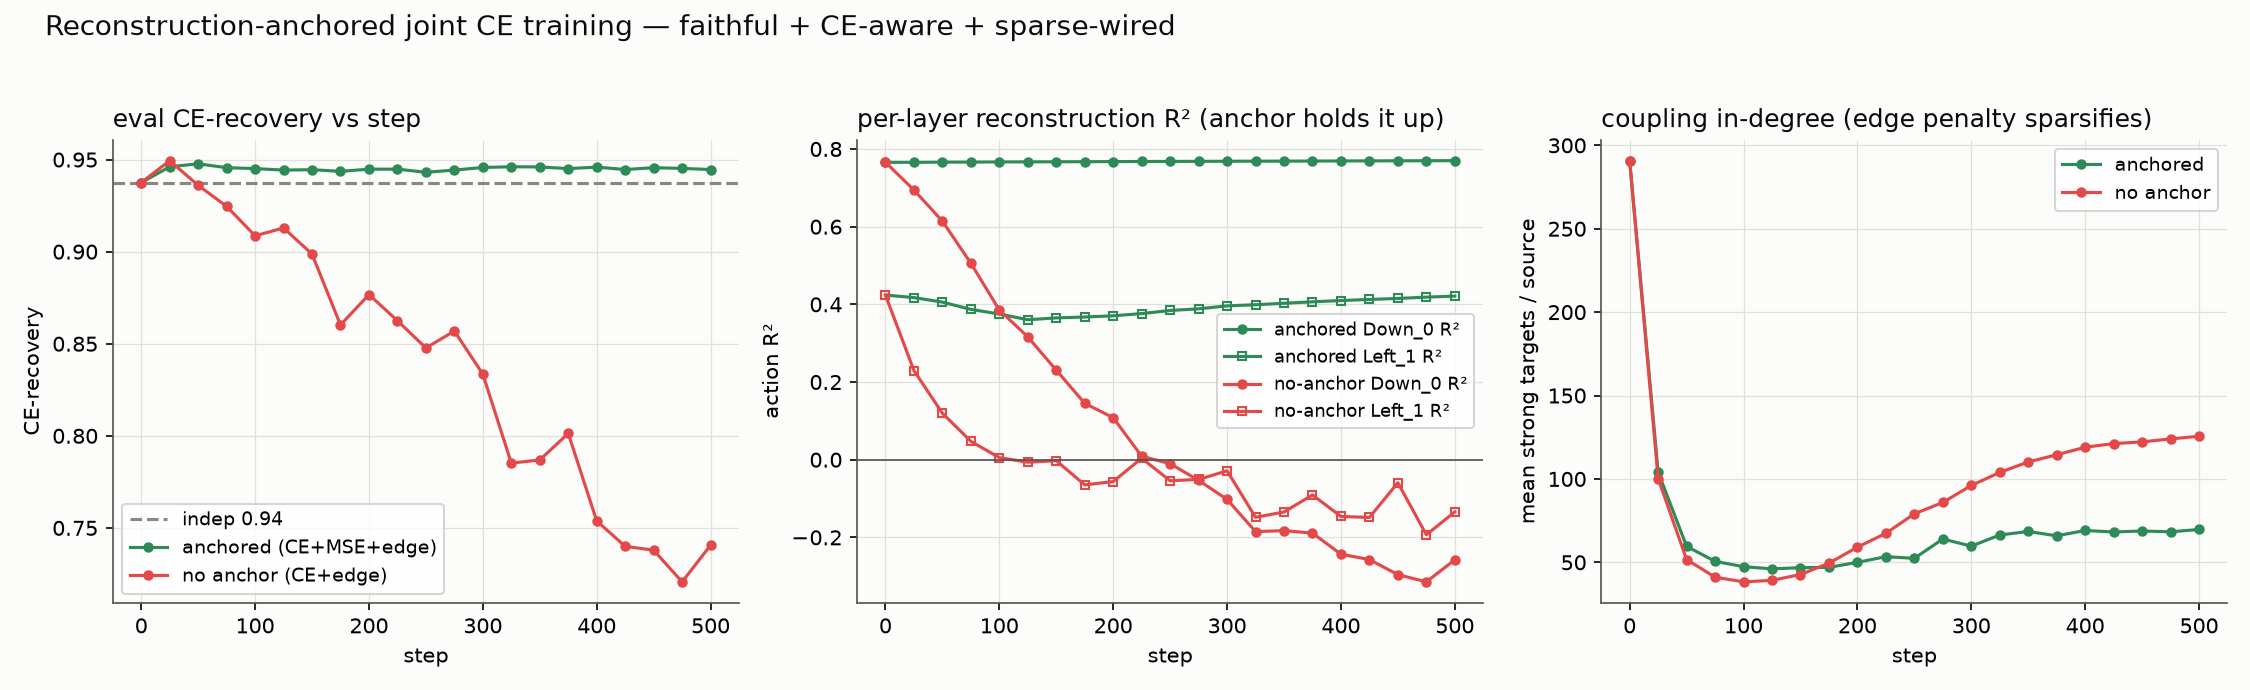

Generate this figure with Python:
"""REAL JOINT CE v2 -- RECONSTRUCTION-ANCHORED (fixes 758's collapse). 758 showed
pure-CE training of the substituted SAEs walks away from weight-faithfulness
(reconstruction R2 -> negative, eval CE-recovery 0.92 -> 0.59). Fix: keep the MSE
action-reconstruction term as an ANCHOR:
    loss = CE + lam_rec*(MSE(Down_0) + MSE(Left_1)) + lam_e*||norm(E_L1)@norm(D_D0)||_1
The anchor holds R2 up (faithful), CE nudges toward loss-relevance, the edge penalty
sparsifies the wiring. Warm-start from the independent MSE fit; log curves.

Conditions (all warm-started from indep):
  anchored     -- CE + MSE anchor + edge   (THE FIX)
  no_anchor    -- CE + edge, lam_rec=0      (reproduces 758 collapse; control)
Report eval CE-recovery, per-layer R2, in-degree over steps + figure.

REGISTERED PREDICTIONS:
  (0) SANITY: indep warm-start CE-rec ~0.9;
  (a) ANCHOR HOLDS FAITHFULNESS + SPARSIFIES: anchored keeps R2_Down0 > 0.6 and
      eval CE-recovery within 0.08 of indep THROUGHOUT, while in-degree drops
      >= 40% from the edge penalty -- a faithful, CE-aware, SPARSE-wired joint;
  (b) CONTROL: no_anchor reproduces 758 (R2 -> < 0, CE-rec falls well below indep);
  NULL: n/a (control IS the null)."""
import json, time, sys, torch
import torch.nn.functional as F
import numpy as np
import matplotlib; matplotlib.use('Agg'); import matplotlib.pyplot as plt
sys.path.insert(0, '/workspace/rspd'); sys.path.insert(0, '/workspace/tensor_language')
import census_lib as cl
from bilin18_joint_removal import m, DEV
from palette import INK, SECONDARY, MUTED, GRID, SURFACE

D = 1152; HID = 4608
PT = '/workspace/tensor_language/basis_aligned/bilinear_quotient/'
OUT = PT + 'real_joint_ce_v2_results.json'; FIG = PT + 'real_joint_ce_v2.png'
NFIT = 48; NEVAL = 24; P = 512; K = 32; STEPS = 500; EVAL_EVERY = 25; LAM_E = 0.03; LAM_REC = 1.0
SUB = {'d0': None, 'l1': None}
BLUE, RED, GREEN, ORANGE = '#3987e5', '#e34948', '#2e8b57', '#e08a1e'


def topk(pre, k):
    val, idx = pre.topk(k, dim=1); z = torch.zeros_like(pre); z.scatter_(1, idx, F.relu(val)); return z


def hook_d0(mo, i_, o_):
    return o_ if SUB['d0'] is None else SUB['d0'](i_[0].reshape(-1, HID)).reshape(o_.shape).to(o_.dtype)


def hook_l1(mo, i_, o_):
    return o_ if SUB['l1'] is None else SUB['l1'](i_[0].reshape(-1, D)).reshape(o_.shape).to(o_.dtype)


def forward_logits(idx):
    x = F.rms_norm(m.transformer.wte(idx), (D,)); x0 = x; v1 = None
    for blk in m.transformer.h: x, v1 = blk(x, v1, x0)
    return 30.0*torch.tanh(m.lm_head(F.rms_norm(x, (D,)))/30.0)


def ce_on(rows, n):
    s = 0.0; nn = 0
    for i in range(0, n, 4):
        bb = rows[i:i+4, :257].to(DEV); idx = bb[:, :-1].contiguous(); tgt = bb[:, 1:].contiguous()
        lp = F.log_softmax(forward_logits(idx).float(), -1)
        s += float(F.nll_loss(lp.reshape(-1, lp.shape[-1]), tgt.reshape(-1)))*idx.shape[0]; nn += idx.shape[0]
    return s/nn


@torch.no_grad()
def capture(rows, n, module, dim):
    cap = []
    h = module.register_forward_hook(lambda mo, i_, o_: cap.append(i_[0].detach().float().reshape(-1, dim)))
    for i in range(0, n, 4): forward_logits(rows[i:i+4, :257].to(DEV)[:, :-1].contiguous())
    h.remove(); return torch.cat(cap, 0)


def sub_fn(Dm, Em, b): return lambda g: topk(g @ Em.T, K) @ Dm.T + b
def r2(recon, Y): return float(1 - ((Y-recon)**2).sum()/((Y-Y.mean(0))**2).sum())


def in_degree(EL, D0, thr=0.2):
    C = F.normalize(EL, dim=1) @ F.normalize(D0, dim=0)
    return float((C.abs() > thr*C.abs().max(0).values.clamp_min(1e-9)).float().sum(0).mean())


def train_indep(Xin, Ytrue, din, dout, seed):
    torch.manual_seed(seed)
    Dm = (torch.randn(dout, P, device=DEV)/np.sqrt(dout)).requires_grad_(True)
    Em = (torch.randn(P, din, device=DEV)/np.sqrt(din)).requires_grad_(True)
    b = Ytrue.mean(0).clone().requires_grad_(True); opt = torch.optim.Adam([Dm, Em, b], lr=3e-3)
    for s in range(600):
        z = topk(Xin @ Em.T, K); loss = F.mse_loss(z @ Dm.T + b, Ytrue)
        opt.zero_grad(); loss.backward(); opt.step()
    return Dm.detach(), Em.detach(), b.detach()


def run(fit, nfit, g0, r1, Y0, YL, lam_rec, lam_e, init0, initL, ce_abl, ben, ev):
    D0 = init0[0].clone().requires_grad_(True); E0 = init0[1].clone().requires_grad_(True); b0 = init0[2].clone().requires_grad_(True)
    DL = initL[0].clone().requires_grad_(True); EL = initL[1].clone().requires_grad_(True); bL = initL[2].clone().requires_grad_(True)
    opt = torch.optim.Adam([D0, E0, b0, DL, EL, bL], lr=1e-3)
    cur = {'step': [], 'ce_rec': [], 'r2_d0': [], 'r2_l1': [], 'in_deg': []}
    for s in range(STEPS + 1):
        if s % EVAL_EVERY == 0:
            SUB['d0'] = sub_fn(D0.detach(), E0.detach(), b0.detach()); SUB['l1'] = sub_fn(DL.detach(), EL.detach(), bL.detach())
            with torch.no_grad():
                ce = ce_on(ev, NEVAL)
                rec0 = topk(g0 @ E0.T, K) @ D0.T + b0; recL = topk(r1 @ EL.T, K) @ DL.T + bL
            SUB['d0'] = SUB['l1'] = None
            cur['step'].append(s); cur['ce_rec'].append(round(float((ce_abl-ce)/max(ben,1e-6)), 4))
            cur['r2_d0'].append(round(r2(rec0, Y0), 4)); cur['r2_l1'].append(round(r2(recL, YL), 4))
            cur['in_deg'].append(round(in_degree(EL.detach(), D0.detach()), 1))
        if s == STEPS: break
        SUB['d0'] = sub_fn(D0, E0, b0); SUB['l1'] = sub_fn(DL, EL, bL)
        bb = fit[(s % (nfit//4))*4:(s % (nfit//4))*4+4, :257].to(DEV)
        idx = bb[:, :-1].contiguous(); tgt = bb[:, 1:].contiguous()
        lp = F.log_softmax(forward_logits(idx).float(), -1)
        ce = F.nll_loss(lp.reshape(-1, lp.shape[-1]), tgt.reshape(-1))
        mse = F.mse_loss(topk(g0 @ E0.T, K) @ D0.T + b0, Y0) + F.mse_loss(topk(r1 @ EL.T, K) @ DL.T + bL, YL)
        C = F.normalize(EL, dim=1) @ F.normalize(D0, dim=0)
        (ce + lam_rec*mse + lam_e*C.abs().mean()).backward(); opt.step(); opt.zero_grad()
        SUB['d0'] = SUB['l1'] = None
    return cur


def main():
    t0 = time.time(); cl.use_state(PT + 'census_state_diverse.pt')
    rows = cl.fineweb_rows(NFIT + NEVAL); fit, ev = rows[:NFIT], rows[NFIT:NFIT+NEVAL]
    W0 = m.transformer.h[0].mlp.Down.weight.data.float().to(DEV)
    WL = m.transformer.h[1].mlp.Left.weight.data.float().to(DEV)
    h0 = m.transformer.h[0].mlp.Down.register_forward_hook(hook_d0)
    hL = m.transformer.h[1].mlp.Left.register_forward_hook(hook_l1)

    g0 = capture(fit, NFIT, m.transformer.h[0].mlp.Down, HID); r1 = capture(fit, NFIT, m.transformer.h[1].mlp.Left, D)
    Y0, YL = g0 @ W0.T, r1 @ WL.T

    SUB['d0'] = SUB['l1'] = None
    with torch.no_grad(): ce_full = ce_on(ev, NEVAL)
    SUB['d0'] = lambda g: torch.zeros(g.shape[0], D, device=DEV); SUB['l1'] = lambda g: torch.zeros(g.shape[0], HID, device=DEV)
    with torch.no_grad(): ce_abl = ce_on(ev, NEVAL)
    SUB['d0'] = SUB['l1'] = None; ben = ce_abl - ce_full
    with torch.enable_grad():
        init0 = train_indep(g0, Y0, HID, D, 1); initL = train_indep(r1, YL, D, HID, 3)
    SUB['d0'] = sub_fn(*init0); SUB['l1'] = sub_fn(*initL)
    with torch.no_grad(): indep_rec = float((ce_abl - ce_on(ev, NEVAL))/max(ben, 1e-6))
    SUB['d0'] = SUB['l1'] = None
    print(f'CE_full {ce_full:.3f} benefit {ben:.3f} | indep CE-rec {indep_rec:.3f}', flush=True)

    with torch.enable_grad():
        anc = run(fit, NFIT, g0, r1, Y0, YL, LAM_REC, LAM_E, init0, initL, ce_abl, ben, ev)
        print(f'anchored  end CE-rec {anc["ce_rec"][-1]} R2d0 {anc["r2_d0"][-1]} in-deg {anc["in_deg"][-1]}', flush=True)
        noa = run(fit, NFIT, g0, r1, Y0, YL, 0.0, LAM_E, init0, initL, ce_abl, ben, ev)
        print(f'no_anchor end CE-rec {noa["ce_rec"][-1]} R2d0 {noa["r2_d0"][-1]} in-deg {noa["in_deg"][-1]}', flush=True)
    h0.remove(); hL.remove()

    fig, axs = plt.subplots(1, 3, figsize=(15, 4.6)); fig.patch.set_facecolor(SURFACE)
    for ax in axs: ax.set_facecolor(SURFACE); ax.grid(True, color=GRID, lw=0.6, zorder=0)
    st = anc['step']
    axs[0].axhline(indep_rec, color=MUTED, lw=1.5, ls='--', label=f'indep {indep_rec:.2f}')
    axs[0].plot(st, anc['ce_rec'], '-o', color=GREEN, ms=4, label='anchored (CE+MSE+edge)')
    axs[0].plot(st, noa['ce_rec'], '-o', color=RED, ms=4, label='no anchor (CE+edge)')
    axs[0].set_title('eval CE-recovery vs step', color=INK, fontsize=12, loc='left')
    axs[0].set_xlabel('step'); axs[0].set_ylabel('CE-recovery'); axs[0].legend(fontsize=9)
    axs[1].plot(st, anc['r2_d0'], '-o', color=GREEN, ms=4, label='anchored Down_0 R²')
    axs[1].plot(st, anc['r2_l1'], '-s', color=GREEN, ms=4, mfc='none', label='anchored Left_1 R²')
    axs[1].plot(st, noa['r2_d0'], '-o', color=RED, ms=4, label='no-anchor Down_0 R²')
    axs[1].plot(st, noa['r2_l1'], '-s', color=RED, ms=4, mfc='none', label='no-anchor Left_1 R²')
    axs[1].axhline(0, color=SECONDARY, lw=0.8)
    axs[1].set_title('per-layer reconstruction R² (anchor holds it up)', color=INK, fontsize=12, loc='left')
    axs[1].set_xlabel('step'); axs[1].set_ylabel('action R²'); axs[1].legend(fontsize=8.5)
    axs[2].plot(st, anc['in_deg'], '-o', color=GREEN, ms=4, label='anchored')
    axs[2].plot(st, noa['in_deg'], '-o', color=RED, ms=4, label='no anchor')
    axs[2].set_title('coupling in-degree (edge penalty sparsifies)', color=INK, fontsize=12, loc='left')
    axs[2].set_xlabel('step'); axs[2].set_ylabel('mean strong targets / source'); axs[2].legend(fontsize=9)
    for ax in axs:
        for s_ in ['top', 'right']: ax.spines[s_].set_visible(False)
        for s_ in ['left', 'bottom']: ax.spines[s_].set_color(SECONDARY)
    fig.suptitle('Reconstruction-anchored joint CE training — faithful + CE-aware + sparse-wired',
                 fontsize=13.5, color=INK, x=0.02, ha='left')
    fig.tight_layout(rect=[0, 0, 1, 0.95]); fig.savefig(FIG, dpi=150, facecolor=SURFACE); print('wrote', FIG, flush=True)

    pa = (min(anc['r2_d0']) > 0.6 and min(anc['ce_rec']) >= indep_rec - 0.08
          and anc['in_deg'][-1] <= 0.6*anc['in_deg'][0])
    pb = noa['r2_d0'][-1] < 0.0 and noa['ce_rec'][-1] < indep_rec - 0.1
    out = {'indep_ce_rec': round(indep_rec, 4), 'lam_rec': LAM_REC, 'lam_e': LAM_E,
           'anchored': anc, 'no_anchor': noa, 'benefit': round(ben, 4),
           'pred_a': bool(pa), 'pred_b': bool(pb), 'runtime_s': time.time()-t0}
    json.dump(out, open(OUT, 'w'), indent=1)
    print(f'\n(a) anchor faithful+sparse: {pa}; (b) control collapses: {pb}', flush=True)
    print(f'wrote {OUT} ({out["runtime_s"]:.0f}s)')


if __name__ == '__main__':
    main()
